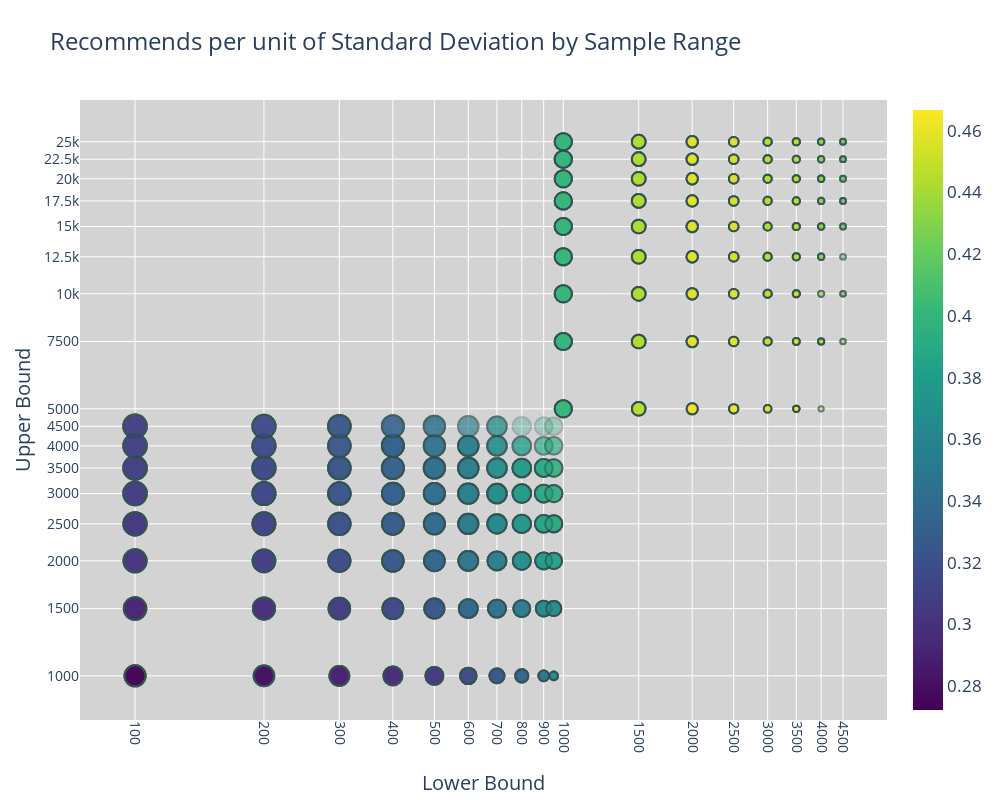

Source (notebook cell):
### Code cell
item2 = go.Scatter(x = bound_df['Lower Bound'], y = bound_df['Upper Bound'],
                   mode='markers', marker_size=bound_df['Dataset Size'].apply(lambda x : x**(1/3.5)), 
                   text='Dataset Size: ' + bound_df['Dataset Size'].map(str) + ', Rec/Std: ' + bound_df['Recommends/STD'].map(str),
                   marker=dict(color = bound_df['Recommends/STD'], colorscale='Viridis', opacity=0.3, showscale=True, 
                   line=dict(width=2, color='DarkSlateGrey')))
    
layout = go.Layout(title='Recommends per unit of Standard Deviation by Sample Range', yaxis=dict(title='Upper Bound'),
                xaxis=go.layout.XAxis(title='Lower Bound'), font=dict(size=17), 
                paper_bgcolor='white', plot_bgcolor='lightgrey')

fig = go.Figure(data=item2, layout=layout)

fig.update_layout(autosize=False, width=1000, height=800, 
                  xaxis_type='log', yaxis_type='log')

fig.update_xaxes(tickvals=[100,200,300,400,500,600,700,800,900,1000,1500,2000,2500,3000,3500,4000,4500], tickangle=90,\
                 tickfont=dict(size=14))
fig.update_yaxes(tickvals=[1000,1500,2000,2500,3000,3500,4000,4500,5000,7500,10000,12500,15000,17500,20000,22500,25000],\
                 tickfont=dict(size=14))

plot(fig, filename="recperstd.html", auto_open=False)

iplot(fig)

plt_div2 = plot(fig, output_type='div', include_plotlyjs=False)

### Figure 1 — Plotly figure (JSON) as saved in the notebook; plotly's stock layout.template omitted (floating-point values rounded to 4 significant figures; data arrays with more than 128 entries replaced by an {"elided": "..."} marker saying what was removed)
{"data": [{"marker": {"color": {"elided": "1282 float values"}, "colorscale": [[0, "#440154"], [0.1111, "#482878"], [0.2222, "#3e4989"], [0.3333, "#31688e"], [0.4444, "#26828e"], [0.5556, "#1f9e89"], [0.6667, "#35b779"], [0.7778, "#6ece58"], [0.8889, "#b5de2b"], [1, "#fde725"]], "line": {"color": "DarkSlateGrey", "width": 2}, "opacity": 0.3, "showscale": true, "size": {"elided": "1282 float values"}}, "mode": "markers", "text": {"elided": "1282 str values"}, "type": "scatter", "x": {"elided": "1282 int values"}, "y": {"elided": "1282 int values"}}], "layout": {"autosize": false, "font": {"size": 17}, "height": 800, "paper_bgcolor": "white", "plot_bgcolor": "lightgrey", "title": {"text": "Recommends per unit of Standard Deviation by Sample Range"}, "width": 1000, "xaxis": {"tickangle": 90, "tickfont": {"size": 14}, "tickvals": [100, 200, 300, 400, 500, 600, 700, 800, 900, 1000, 1500, 2000, 2500, 3000, 3500, 4000, 4500], "title": {"text": "Lower Bound"}, "type": "log"}, "yaxis": {"tickfont": {"size": 14}, "tickvals": [1000, 1500, 2000, 2500, 3000, 3500, 4000, 4500, 5000, 7500, 10000, 12500, 15000, 17500, 20000, 22500, 25000], "title": {"text": "Upper Bound"}, "type": "log"}}}
